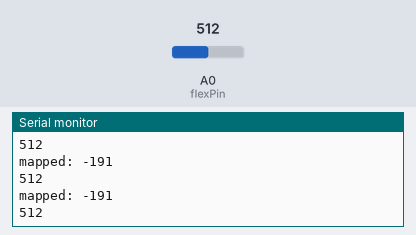
Bench run of a sketch on a simulated Arduino Uno, built with avr-gcc and run on an emulated ATmega328P. Parts: the last lines printed to the serial monitor. Inputs (shaded band) come from the test bench; at power-on: A0 (flexPin) = 512.

Above: at 1.3 s.
1.4 s: A0 (flexPin) set to 716
At 1.81 s:
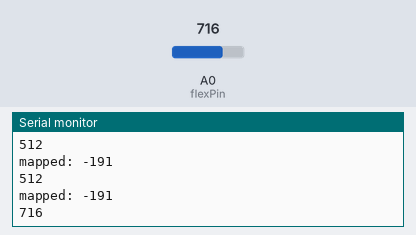
2.9 s: A0 (flexPin) set to 900
At 3.32 s:
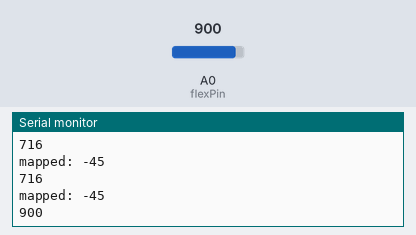
Timing chart, 0 to 5.9 s (numbered marks = the images above; inputs shaded):
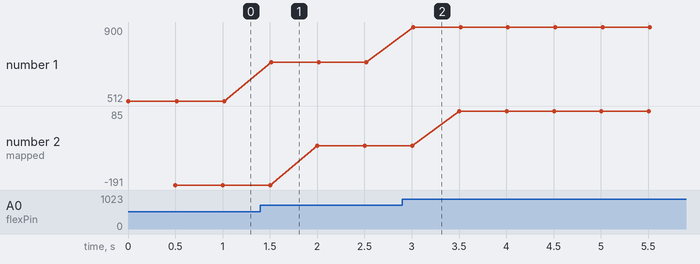

Measured:
- after the input at 1.4 s, the serial monitor: prints a new line after 0.12 s (image 1)
- after the input at 2.9 s, the serial monitor: prints a new line after 0.12 s (image 2)
- plotted number 1: 512 → 716 after the input at 1.4 s, 716 → 900 after the input at 2.9 s
- plotted number 2: -191 → -45 after the input at 1.4 s, -45 → 85 after the input at 2.9 s

The sketch:

simple_flex_rgb.ino
```cpp
const int flexPin = 0;
const int redPin = 9;
const int greenPin = 10;
const int bluePin = 11;

void setup() {
  // put your setup code here, to run once:
  Serial.begin(9600);
}

void loop() {
  // put your main code here, to run repeatedly:
  int flexReading = analogRead(flexPin);
  Serial.println(flexReading);
  delay(500);

  int mappedValue = map(flexReading, 780, 920, 0, 100);
  Serial.print("mapped: ");
  Serial.println(mappedValue);

  //Green if no flex
  if (mappedValue <= 50) {
    digitalWrite(redPin, LOW);
    digitalWrite(greenPin, HIGH);
    digitalWrite(bluePin, LOW);
  }

  //Red if there is flex
  if (mappedValue > 50) {
    digitalWrite(redPin, HIGH);
    digitalWrite(greenPin, LOW);
    digitalWrite(bluePin, LOW);
  }

}
```
